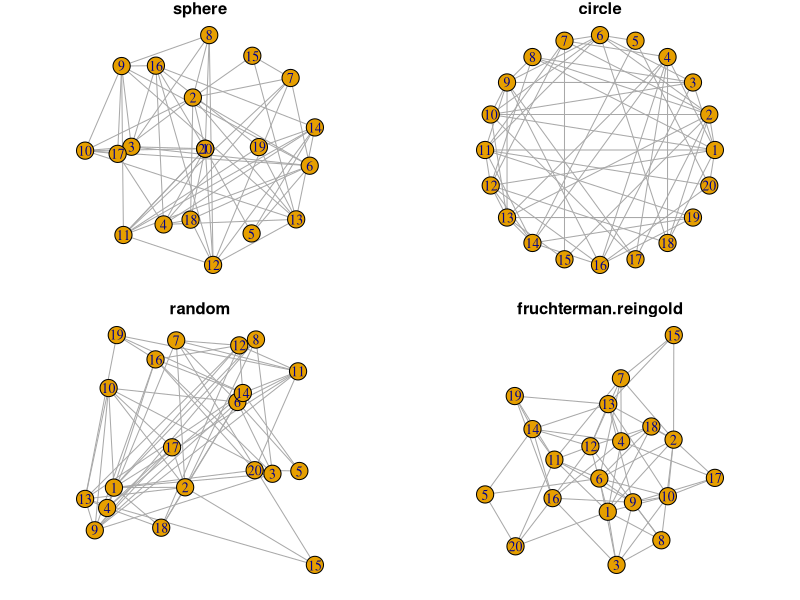

Generate this figure with R:
# library
library(igraph)

# Create data
data=matrix(sample(0:1, 400, replace=TRUE, prob=c(0.8,0.2)), nrow=20)
network=graph_from_adjacency_matrix(data , mode='undirected', diag=F )

# When ploting, we can use different layouts:
par(mfrow=c(2,2), mar=c(1,1,1,1))
plot(network, layout=layout.sphere, main="sphere")
plot(network, layout=layout.circle, main="circle")
plot(network, layout=layout.random, main="random")
plot(network, layout=layout.fruchterman.reingold, main="fruchterman.reingold")